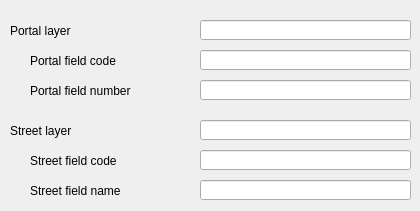
     <widget class="QWidget" name="tab_9">
      <attribute name="title">
       <string>Adress</string>
      </attribute>
      <widget class="QLabel" name="label_portal_number">
       <property name="geometry">
        <rect>
         <x>30</x>
         <y>80</y>
         <width>161</width>
         <height>22</height>
        </rect>
       </property>
       <property name="font">
        <font>
         <pointsize>9</pointsize>
        </font>
       </property>
       <property name="frameShape">
        <enum>QFrame::NoFrame</enum>
       </property>
       <property name="frameShadow">
        <enum>QFrame::Plain</enum>
       </property>
       <property name="text">
        <string>Portal field number</string>
       </property>
       <property name="textFormat">
        <enum>Qt::AutoText</enum>
       </property>
       <property name="scaledContents">
        <bool>false</bool>
       </property>
       <property name="alignment">
        <set>Qt::AlignLeading|Qt::AlignLeft|Qt::AlignVCenter</set>
       </property>
       <property name="margin">
        <number>3</number>
       </property>
      </widget>
      <widget class="QLabel" name="label_portal_layer">
       <property name="geometry">
        <rect>
         <x>10</x>
         <y>20</y>
         <width>181</width>
         <height>22</height>
        </rect>
       </property>
       <property name="font">
        <font>
         <pointsize>9</pointsize>
        </font>
       </property>
       <property name="frameShape">
        <enum>QFrame::NoFrame</enum>
       </property>
       <property name="frameShadow">
        <enum>QFrame::Plain</enum>
       </property>
       <property name="text">
        <string>Portal layer</string>
       </property>
       <property name="textFormat">
        <enum>Qt::AutoText</enum>
       </property>
       <property name="scaledContents">
        <bool>false</bool>
       </property>
       <property name="alignment">
        <set>Qt::AlignLeading|Qt::AlignLeft|Qt::AlignVCenter</set>
       </property>
       <property name="margin">
        <number>3</number>
       </property>
      </widget>
      <widget class="QLabel" name="label_portal_code">
       <property name="geometry">
        <rect>
         <x>30</x>
         <y>50</y>
         <width>161</width>
         <height>22</height>
        </rect>
       </property>
       <property name="font">
        <font>
         <pointsize>9</pointsize>
        </font>
       </property>
       <property name="frameShape">
        <enum>QFrame::NoFrame</enum>
       </property>
       <property name="frameShadow">
        <enum>QFrame::Plain</enum>
       </property>
       <property name="text">
        <string>Portal field code</string>
       </property>
       <property name="textFormat">
        <enum>Qt::AutoText</enum>
       </property>
       <property name="scaledContents">
        <bool>false</bool>
       </property>
       <property name="alignment">
        <set>Qt::AlignLeading|Qt::AlignLeft|Qt::AlignVCenter</set>
       </property>
       <property name="margin">
        <number>3</number>
       </property>
      </widget>
      <widget class="QLineEdit" name="portal_field_code">
       <property name="geometry">
        <rect>
         <x>200</x>
         <y>50</y>
         <width>211</width>
         <height>20</height>
        </rect>
       </property>
       <property name="text">
        <string/>
       </property>
      </widget>
      <widget class="QLineEdit" name="portal_field_number">
       <property name="geometry">
        <rect>
         <x>200</x>
         <y>80</y>
         <width>211</width>
         <height>20</height>
        </rect>
       </property>
       <property name="text">
        <string/>
       </property>
      </widget>
      <widget class="QLineEdit" name="portal_layer">
       <property name="geometry">
        <rect>
         <x>200</x>
         <y>20</y>
         <width>211</width>
         <height>20</height>
        </rect>
       </property>
       <property name="text">
        <string/>
       </property>
      </widget>
      <widget class="QLabel" name="label_street_name">
       <property name="geometry">
        <rect>
         <x>30</x>
         <y>180</y>
         <width>161</width>
         <height>22</height>
        </rect>
       </property>
       <property name="font">
        <font>
         <pointsize>9</pointsize>
        </font>
       </property>
       <property name="frameShape">
        <enum>QFrame::NoFrame</enum>
       </property>
       <property name="frameShadow">
        <enum>QFrame::Plain</enum>
       </property>
       <property name="text">
        <string>Street field name</string>
       </property>
       <property name="textFormat">
        <enum>Qt::AutoText</enum>
       </property>
       <property name="scaledContents">
        <bool>false</bool>
       </property>
       <property name="alignment">
        <set>Qt::AlignLeading|Qt::AlignLeft|Qt::AlignVCenter</set>
       </property>
       <property name="margin">
        <number>3</number>
       </property>
      </widget>
      <widget class="QLineEdit" name="street_field_name">
       <property name="geometry">
        <rect>
         <x>200</x>
         <y>180</y>
         <width>211</width>
         <height>20</height>
        </rect>
       </property>
       <property name="text">
        <string/>
       </property>
      </widget>
      <widget class="QLabel" name="label_street_layer">
       <property name="geometry">
        <rect>
         <x>10</x>
         <y>120</y>
         <width>181</width>
         <height>22</height>
        </rect>
       </property>
       <property name="font">
        <font>
         <pointsize>9</pointsize>
        </font>
       </property>
       <property name="frameShape">
        <enum>QFrame::NoFrame</enum>
       </property>
       <property name="frameShadow">
        <enum>QFrame::Plain</enum>
       </property>
       <property name="text">
        <string>Street layer</string>
       </property>
       <property name="textFormat">
        <enum>Qt::AutoText</enum>
       </property>
       <property name="scaledContents">
        <bool>false</bool>
       </property>
       <property name="alignment">
        <set>Qt::AlignLeading|Qt::AlignLeft|Qt::AlignVCenter</set>
       </property>
       <property name="margin">
        <number>3</number>
       </property>
      </widget>
      <widget class="QLineEdit" name="street_layer">
       <property name="geometry">
        <rect>
         <x>200</x>
         <y>120</y>
         <width>211</width>
         <height>20</height>
        </rect>
       </property>
       <property name="text">
        <string/>
       </property>
      </widget>
      <widget class="QLabel" name="label_street_code">
       <property name="geometry">
        <rect>
         <x>30</x>
         <y>150</y>
         <width>161</width>
         <height>22</height>
        </rect>
       </property>
       <property name="font">
        <font>
         <pointsize>9</pointsize>
        </font>
       </property>
       <property name="frameShape">
        <enum>QFrame::NoFrame</enum>
       </property>
       <property name="frameShadow">
        <enum>QFrame::Plain</enum>
       </property>
       <property name="text">
        <string>Street field code</string>
       </property>
       <property name="textFormat">
        <enum>Qt::AutoText</enum>
       </property>
       <property name="scaledContents">
        <bool>false</bool>
       </property>
       <property name="alignment">
        <set>Qt::AlignLeading|Qt::AlignLeft|Qt::AlignVCenter</set>
       </property>
       <property name="margin">
        <number>3</number>
       </property>
      </widget>
      <widget class="QLineEdit" name="street_field_code">
       <property name="geometry">
        <rect>
         <x>200</x>
         <y>150</y>
         <width>211</width>
         <height>20</height>
        </rect>
       </property>
       <property name="text">
        <string/>
       </property>
      </widget>
     </widget>
